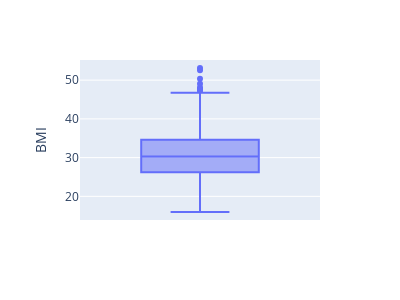

Source (notebook cell):
### Markdown cell above
* Data is normally distributed. Min - 18 & Max - 64

### Code cell
fig = px.box(Health_data, y="BMI", width=400, height=300)
fig.show()

### Figure 1 — Plotly figure (JSON) as saved in the notebook; plotly's stock layout.template omitted (floating-point values rounded to 4 significant figures; data arrays with more than 128 entries replaced by an {"elided": "..."} marker saying what was removed)
{"data": [{"alignmentgroup": "True", "hovertemplate": "BMI=%{y}<extra></extra>", "legendgroup": "", "marker": {"color": "#636efa"}, "name": "", "notched": false, "offsetgroup": "", "orientation": "v", "showlegend": false, "type": "box", "x0": " ", "xaxis": "x", "y": {"elided": "1338 float values"}, "y0": " ", "yaxis": "y"}], "layout": {"boxmode": "group", "height": 300, "legend": {"tracegroupgap": 0}, "margin": {"t": 60}, "width": 400, "xaxis": {"anchor": "y", "domain": [0, 1]}, "yaxis": {"anchor": "x", "domain": [0, 1], "title": {"text": "BMI"}}}}
